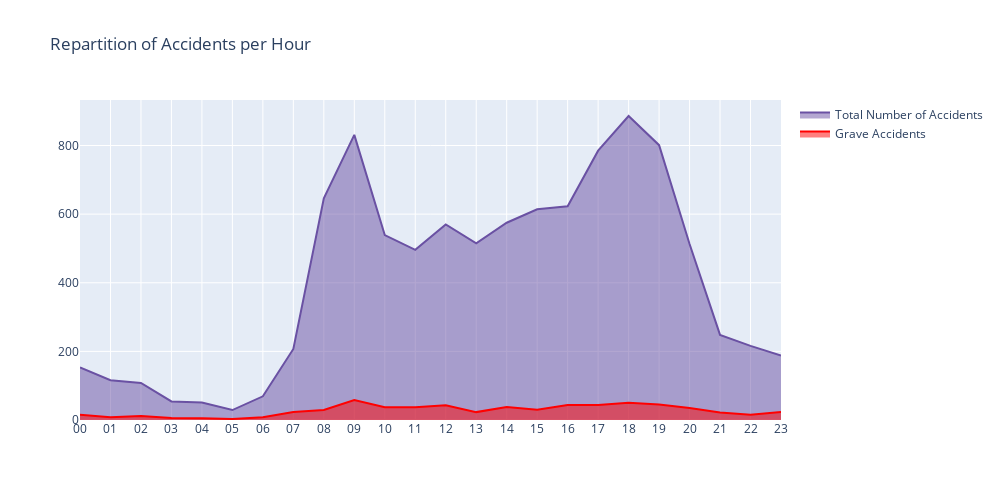

The cell this chart's notebook holds for it:
### Markdown cell above
### Hourly

### Code cell
# Préparation de vos données
tempas = data[['Num_Acc' , 'hrmn']]
tempas['hour'] = tempas['hrmn'].apply(lambda x:str(x).zfill(4)[:2])

grave_accs = data[data.grav.isin([2,3])].Num_Acc

tempas['gravity'] = 0
tempas.loc[tempas.Num_Acc.isin(grave_accs),'gravity'] = 1

occs = tempas.drop('hrmn' , axis = 1).groupby('hour' , as_index = False).agg({'Num_Acc' : 'count' , 'gravity' : 'sum'})

# Création des tracés en aires
trace1 = go.Scatter(
    x=list(occs.hour),  # Axe des abscisses
    y=list(occs.Num_Acc),  # Axe des ordonnées
    mode='lines',
    name='Total Number of Accidents',
    fill='tozeroy',
    marker=dict(color='rgb(106,81,163)'),
)

trace2 = go.Scatter(
    x=list(occs.hour),  # Axe des abscisses
    y=list(occs.gravity),  # Axe des ordonnées
    mode='lines',
    name='Grave Accidents',
    fill='tozeroy',
    marker=dict(color='rgb(255,0,0)')
)

# Configuration de la mise en page
layout = go.Layout(
    title='Repartition of Accidents per Hour',
    autosize=False,
    width=1000,
    height=500,
)

# Création de la figure
fig = go.Figure(data=[trace1, trace2], layout=layout)

# Affichage du graphique
fig.show()

### Figure 1 — Plotly figure (JSON) as saved in the notebook; plotly's stock layout.template omitted (floating-point values rounded to 4 significant figures)
{"data": [{"fill": "tozeroy", "marker": {"color": "rgb(106,81,163)"}, "mode": "lines", "name": "Total Number of Accidents", "type": "scatter", "x": ["00", "01", "02", "03", "04", "05", "06", "07", "08", "09", "10", "11", "12", "13", "14", "15", "16", "17", "18", "19", "20", "21", "22", "23"], "y": [153, 116, 108, 54, 51, 29, 69, 207, 646, 831, 539, 496, 570, 515, 575, 614, 623, 785, 886, 801, 513, 248, 216, 188]}, {"fill": "tozeroy", "marker": {"color": "rgb(255,0,0)"}, "mode": "lines", "name": "Grave Accidents", "type": "scatter", "x": ["00", "01", "02", "03", "04", "05", "06", "07", "08", "09", "10", "11", "12", "13", "14", "15", "16", "17", "18", "19", "20", "21", "22", "23"], "y": [15, 8, 12, 6, 5, 3, 8, 23, 29, 58, 37, 37, 43, 23, 38, 30, 44, 44, 50, 45, 35, 22, 15, 23]}], "layout": {"autosize": false, "height": 500, "title": {"text": "Repartition of Accidents per Hour"}, "width": 1000}}
